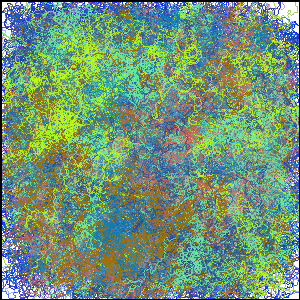

This chart was generated by the following Python code:
# -*- coding: utf-8 -*-
"""
Created on Tue Sep 21 12:26:58 2021

@author: degog
"""
#%% Importing
import pygame
#importing stuff
from PIL import Image, ImageDraw, ImageChops, ImageFilter
import os
import random
import math
import threading

#%%Setup

#Window Size
width=500
height=width

#Seed
seed=None

wallWidth=2

#Angles and Sight
randomWalk=math.radians(3)
angs=(80,)
seeAngs={math.radians(i*s):1 for i in angs for s in (-1,1)}
seeAngs[0]=1
seeDist=1
maxturn=math.radians(45)
#Speed
maxSpeed=1
acceleration=0.1
#Weights and Colors
wallweight=-1000
distWeight=lambda d:0.9**d
#Number of Ants

numants=1000
numType = 3

startX=width/2
startY=height/2
#Threading
numThreads=4
#Lasting Pheromones
fadeRate=1
#%%Starting
def ResetImgs():
    #Pheromones
    #Trail away from the nest
    global FieldImg
    global FieldDraw
    global Field
    FieldImg=Image.new("RGBA",(width,height),(0,0,0,0))
    Field=FieldImg.load()
    FieldDraw = ImageDraw.Draw(FieldImg)
                
ResetImgs()

#Frames
frameNum=0
def resetFrames():
    global frameNum
    frameNum=0

#%%Colors
BLUE=(0,0,255)
RED=(255,0,0)
GREEN=(0,255,0)
YELLOW=(255,255,0)
WHITE=(255,255,255)
PINK=(255,0,255)
ORANGE=(255,100,0)
PURPLE=(100,0,255)
BLACK=(0,0,0)
CLEAR=(0,0,0,0)
#Specific Colors
ANTCOLOR=BLACK+(255,)
TONEST=BLUE
AWAYNEST=RED
WALL=BLACK+(255,)
FOOD=GREEN+(255,)
NEST=YELLOW+(150,)

#%%Ants
#Ant List
ants=[]
def OutOfBounds(x,y):
    return x>=width or x<0 or y>=height or y<0

#Ant Class
updateList=[]
def updatePixel(x,y):
    rect=pygame.Rect(x,y,1,1)
    updateList.append(rect)

def avgAng(ang1,ang2,ranges,weight=0.5):
    if abs(ang1-ang2)>ranges/2:
        if ang1>ang2:
            ang1+=ranges
        else:
            ang2+=ranges
    return lerp(ang1,ang2,weight)%ranges
    
def lerp(x,y,t):
    return (y-x)*t+x

def lerpColors(color1,color2,t):
    return tuple([lerp(color1[i],color2[i],t) for i in range(len(color1))])

def ColorsAreClose(color1,color2,threshold):
    
    r,g,b = [color1[i]-color2[i] for i in range(3)]
    return math.sqrt(sum([i**2 for i in (r,g,b)]))<threshold

class antish():
    def __init__(self,x,y,ang,color,impact,rules,intensity):
        self.x=x
        self.y=y
        if ang==None:
            ang = random.uniform(0, 2*math.pi)
        self.ang=ang
        self.speed=maxSpeed
        self.placePheromone=True
        self.color=color
        self.pheromoneImpact = impact
        self.rules = rules
        self.intensity=intensity
    
    toShade = 255/math.pi/2
    def dropPheromone(self):
        #Sets image pixel to red or blue
        if self.x>width or self.x<0 or self.y>height or self.y<0:
            return
        PixVal = Field[self.x,self.y]
        newColor = lerpColors(PixVal[:3],self.color,self.pheromoneImpact)
        Field[self.x,self.y]=tuple([round(i) for i in newColor])+(round(PixVal[3]+self.intensity),)
        
    def senses(self):
        #Creating Angle Choices
        choice={}
        for i in seeAngs.keys():
            choice[i]=0
        
        #Sight
        #Seeing each angle
        for ang,weight in seeAngs.items():
            direction=self.ang+ang
            cosDirection=math.cos(direction)
            sinDirection=math.sin(direction)
            for i in range(1,seeDist+1):
                #(x,y)
                x=round(i*cosDirection+self.x)
                y=round(i*sinDirection+self.y)
                
                #If the detection is out of bounds
                if OutOfBounds(x,y): 
                    break
                #Distance Weight
                iWeight=distWeight(i)
                PixVal = Field[x,y]
                #Checking if theres a wall
                if PixVal==WALL:
                    choice[ang]+=iWeight*wallweight
                    break
                for key, val in self.rules.items():
                    #rules[0] is the threshold and rules[1] is the function
                    if ColorsAreClose(PixVal[:3],key,val[0]):
                        choice[ang]+=val[1](PixVal[3])
                
            #Angle Weight
            if abs(choice[ang])>=1:
                choice[ang]*=weight
            else:
                choice[ang]/=weight
        
        maxVal = max(choice.values())
        maxChoice = {}
        for k, v in choice.items():
            if v==maxVal:
                maxChoice[k]=v
        return maxChoice
        '''
        #Shift and Expand distances between Values
        minWeight = min(choice.values())
        if minWeight>0:
            minWeight=-minWeight
        for i in choice.keys():
            choice[i]+=minWeight
        
        #Weights of each choice
        totalWeight=sum(choice.values())
        if totalWeight==0:
            return seeAngs
        return choice
        '''
    
    def move(self):
        #Move Forward
        self.x+=self.speed*math.cos(self.ang)
        self.y+=self.speed*math.sin(self.ang)
        
        goStraight=False
        
        #Collision Detection
        if 0<self.x<width and 0<self.y<height:
            #"Kill" if they hit a wall
            if Field[self.x,self.y]==WALL:
                self.restart()
        
        #Sensing & Turning
        sight=self.senses()
        if not goStraight:
            #Random Walk
            self.ang+=random.gauss(0,randomWalk)
            #Sensing
            ang = random.choices(list(sight.keys()),weights = list(sight.values()))[0]
            if ang>maxturn:
                ang=maxturn
            elif ang<-maxturn:
                ang=-maxturn
            self.ang+=ang
                    
        #Accelerate
        if self.speed<maxSpeed:
            self.speed+=acceleration
        
        #Simplifying Angle
        self.ang=self.ang%(2*math.pi)
            
    def run(self):
        if OutOfBounds(self.x,self.y):
            self.restart()
            return
        updatePixel(self.x,self.y)
        self.move()
        if self.placePheromone:
            self.dropPheromone()
        updatePixel(self.x,self.y)
        
    def restart(self):
        self.food=False
        self.x=startX
        self.y=startY
        self.ang=random.uniform(0,2*math.pi)
    
#%%Creating Ants
ants=[]
def makeAntType(num, color, impact, rules, intensity):
    for i in range(num):
        ants.append(antish(startX,startY,None, color, impact, rules, intensity))
        
#%%Map Making
#Draw Walls
def drawWalls():
    #4 Walls
    FieldDraw.rectangle([0,0,width,wallWidth/2],fill=(0,0,0,255))
    FieldDraw.rectangle([0,0,wallWidth/2,height],fill=(0,0,0,255))
    FieldDraw.rectangle([width-(wallWidth/2),0,width,height],fill=(0,0,0,255))
    FieldDraw.rectangle([0,height-(wallWidth/2),width,height],fill=(0,0,0,255))

def drawMaze():
    random.seed(seed)
    #Drawing
    ResetImgs()
    drawWalls()
    
#%%Main Function

def saveImgs():
    FieldImg.save("Antish.png","PNG")

# importing os module

if not os.path.isdir(os.path.abspath("Saved_Images")):
    # Directory
    directory = "Saved_Images"
      
    # Parent Directory path
    parent_dir = os.path.abspath("")
      
    # Path
    path = os.path.join(parent_dir, directory)
      
    # Create the directory
    # 'GeeksForGeeks' in
    # '/home / User / Documents'
    os.mkdir(path)
      
def inputSave():
    save = input("Save or Quit?")
    if save=="q":
        global running
        running = False
    elif save=="s":
        num = str(len(os.listdir(os.path.abspath("Saved_Images"))))+".png"
        FieldImg.save(os.path.abspath("Saved_Images")+"\\"+num,"png")
    inputSave()

def runSimulation():
    '''
    Runs the simulation
    '''
    #Save Images
    x = threading.Thread(target=inputSave, daemon=True)
    x.start()
    #Make Antish
    global running
    running=True
    colors=[]
    for i in range(numType):
        colors.append(tuple([random.randint(1, 255) for i in range(3)]))
    for i in range(numType):
        numTypeAnts = round(numants/numType)
        colorThreshold = random.randint(10, 30)
        colorImpact = {c:random.uniform(-1,1) for c in colors}
        rules = {c:[colorThreshold, lambda a:a*colorImpact[c] ] for c in colors}
        makeAntType(numTypeAnts, colors[i], random.uniform(0.1,1), rules, random.uniform(50,250))
    
    #Starting Pygame
    pygame.init()
    screen=pygame.display.set_mode((width,height))
    pygame.display.set_caption("Antish Simulation")
    
    #Initial Map
    global FieldImg
    screen.fill(WHITE)
    FieldImg.save("Field.png","PNG")
    pygField=pygame.image.load("Field.png")
    for i in (pygField,):
        screen.blit(i, (0,0))
    pygame.display.update()
    
    def runAnts(ants):
        for i in ants:
            i.run()
    
    def threadAnts(func):
        threads=[]
        divisions=int(numants/numThreads)
        for i in range(numThreads):
            if i==numThreads-1:
                thread1=threading.Thread(target=func,args=(ants[i*divisions:],))
            else:
                thread1=threading.Thread(target=func,args=(ants[i*divisions:(i+1)*divisions],))
            threads.append(thread1)
            
        for i in threads:
            i.start()
        for i in threads:
            i.join()
            
    #Running
    while running:
        #Events
        for event in pygame.event.get():
            #Quitting
            if event.type==pygame.QUIT:
                running=False
                
        #Background
        screen.fill((255,255,255,255))
    
        #Calculations
        #Ant Movement
        threadAnts(runAnts)

        global frameNum
    
        #Drawing Pheromones, Food, and Walls
        pygField=pygame.image.fromstring(FieldImg.tobytes(), FieldImg.size, FieldImg.mode)
        screen.blit(pygField,(0,0))

        #Update Screen
        global updateList
        pygame.display.update(updateList)
        updateList=[]
        frameNum+=1
    pygame.quit()
    saveImgs()

def run():
    '''
    Sets up the simulation and runs it
    '''
    random.seed(seed)
    drawMaze()
    runSimulation()

if __name__=="__main__":
    run()